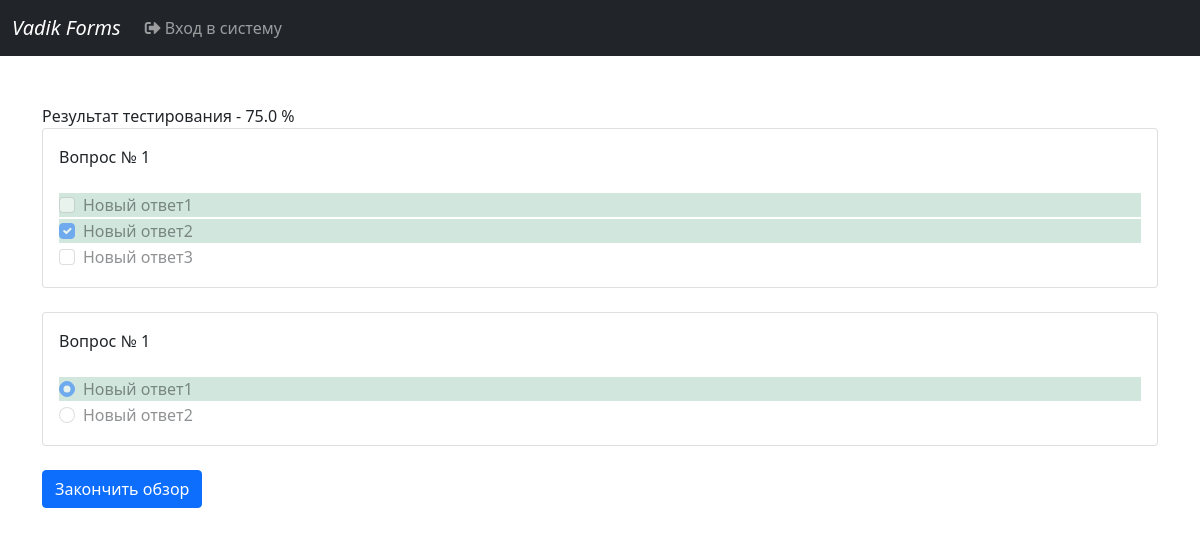
The page /training/subjects/32/test/23/result/15 on the database its author committed.
### training/models.py (models this page shows, shortened)
class ResultData(models.Model):
    learner_fio = models.CharField(max_length=255, verbose_name="Данные обучающегося")
    test_date = models.DateTimeField(verbose_name="Дата прохождения теста", auto_now_add=True)
    score = models.FloatField(verbose_name="Результат теста", blank=True, null=True)
    test = models.ForeignKey(Testing, on_delete=models.CASCADE, verbose_name="Данные по тесту")
    answers = models.CharField(max_length=255, verbose_name="Ответы", blank=True, null=True)
    class Meta:
        ordering = ('-id',)
        verbose_name = 'Результат тестирования'
        verbose_name_plural = 'Результаты тестирования'

### testing/models.py (models this page shows, shortened)
class Question(models.Model):
    question = models.TextField(verbose_name="Вопрос")
    date_added = models.DateTimeField(verbose_name="Дата создания", auto_now_add=True)
    test = models.ForeignKey(Testing, on_delete=models.CASCADE, verbose_name="Тест")
    has_multiple_choice = models.BooleanField(verbose_name="Имеет несколько ответов")
    class Meta:
        ordering = ('id',)
        verbose_name = 'Вопрос'
        verbose_name_plural = 'Вопросы'

class Answer(models.Model):
    answer = models.TextField(verbose_name="Ответ")
    question = models.ForeignKey(Question, on_delete=models.CASCADE, verbose_name="Вопрос")
    is_true = models.BooleanField(verbose_name="Является верным")
    weight = models.FloatField(verbose_name="Вес ответа", blank=True, null=True)
    class Meta:
        ordering = ('id',)
        verbose_name = 'Ответ'
        verbose_name_plural = 'Ответы'

### training/views.py (the view)
# urls.py: path('subjects/<subject_id>/test/<test_id>/result', views.test_result, name='test_result'),
def test_result(request, subject_id, test_id, result_id):
    result = get_object_or_404(ResultData, pk=result_id)
    total_score = result.score
    test = result.test
    user_answers_list_str = list(result.answers.split(","))
    del user_answers_list_str[-1]
    map_object = map(int, user_answers_list_str)
    user_answers_list_int = list(map_object)
    return render(request, 'training/test_result.html',
                  {'total_score': total_score,
                   'test': test,
                   'user_answers_list': user_answers_list_int,
                   })

### training/templates/training/test_result.html (shortened to what this page needs)
{% extends 'base.html' %}
{% load static %}
{% block css %}
    <link rel="stylesheet" type="text/css" href="{% static 'testing/css/main.css' %}">
{% endblock %}
{% block content %}
    <div class="container">
        <br>
        Результат тестирования - {{ total_score }} %<br>
        {% for question in test.question_set.all %}
            <div class="card" style="width: 100%;">
                <div class="card-body">
                    <div class="row">
                        <div class="col-sm-12 question_text_input_div">
                            {{ question.question }}<br>
                        </div>
                    </div>
                    <br>
                    <div class="answers_div">
                        {% for answer in question.answer_set.all %}
                            {% if question.has_multiple_choice %}
                                {% if answer.is_true %}
                                    {% if answer.id in user_answers_list %}
                                        <div class="form-check" style="background-color: #d1e7dd;">
                                            <input class="form-check-input" type="checkbox" checked disabled>
                                            <label class="form-check-label">
                                                {{ answer.answer }}
                                            </label>
                                        </div>
                                    {% else %}
                                        <div class="form-check" style="background-color: #d1e7dd;">
                                            <input class="form-check-input" type="checkbox" disabled>
                                            <label class="form-check-label">
                                                {{ answer.answer }}
                                            </label>
                                        </div>
                                    {% endif %}
                                {% else %}
                                    {% if answer.id in user_answers_list %}
                                        <div class="form-check" style="background-color: #f8d7da;">
                                            <input class="form-check-input" type="checkbox" checked disabled>
                                            <label class="form-check-label">
                                                {{ answer.answer }}
                                            </label>
                                        </div>
                                    {% else %}
                                        <div class="form-check">
                                            <input class="form-check-input" type="checkbox" disabled>
                                            <label class="form-check-label">
                                                {{ answer.answer }}
                                            </label>
                                        </div>
                                    {% endif %}
                                {% endif %}
                            {% else %}
                                {% if answer.is_true %}
                                    {% if answer.id in user_answers_list %}
                                        <div class="form-check" style="background-color: #d1e7dd;">
                                            <input class="form-check-input" type="radio" checked disabled>
                                            <label class="form-check-label">
                                                {{ answer.answer }}
                                            </label>
                                        </div>
                                    {% endif %}
                                {% else %}
                                    {% if answer.id in user_answers_list %}
                                        <div class="form-check" style="background-color: #f8d7da;">
                                            <input class="form-check-input" type="radio" checked disabled>
                                            <label class="form-check-label">
                                                {{ answer.answer }}
                                            </label>
                                        </div>
                                    {% else %}
                                        <div class="form-check">
                                            <input class="form-check-input" type="radio" disabled>
                                            <label class="form-check-label">
                                                {{ answer.answer }}
                                            </label>
                                        </div>
                                    {% endif %}
                                {% endif %}
                            {% endif %}
                        {% endfor %}
                    </div>
                </div>
            </div><br>
        {% endfor %}
    <a href="{% url 'training:subject_list' %}" class="btn btn-primary">Закончить обзор</a>
    </div>
{% endblock %}

### templates/base.html (shortened to what this page needs)
<!doctype html>
<html lang="ru">
<head>
    {% load static %}
    <link href="https://cdn.jsdelivr.net/npm/bootstrap@5.0.0-beta1/dist/css/bootstrap.min.css" rel="stylesheet">
    <link rel="stylesheet" href="https://use.fontawesome.com/releases/v5.4.2/css/all.css">
    <link href="https://cdn.jsdelivr.net/npm/select2@4.1.0-beta.1/dist/css/select2.min.css" rel="stylesheet" />
    <link href="https://cdn.jsdelivr.net/npm/select2@4.1.0-beta.1/dist/css/select2.min.css" rel="stylesheet" />
    {% block css %}{% endblock %}
</head>
<body>
{% include 'testing/navs/nav.html' %}
{% block content %}{% endblock %}
</body>
</html>

### testing/templates/testing/navs/nav.html (shortened to what this page needs)
<nav class="navbar navbar-expand-lg navbar-dark bg-dark">
    <div class="container-fluid">
        <a class="navbar-brand fst-italic" href="{% url 'testing:subject_list' %}">
            Vadik Forms {{ user.last_name }}
        </a>
        <div class="collapse navbar-collapse" id="navbarSupportedContent">
            <ul class="navbar-nav me-auto mb-2 mb-lg-0">
                {% if request.user.is_authenticated %}
                    {% if request.user.is_superuser %}
                        <li class="nav-item">
                            <a class="nav-link" href="{% url 'testing:subject_list' %}">Мои предметы</a>
                        </li>
                    {% else %}
                        <li class="nav-item">
                            <a class="nav-link" href="{% url 'testing:subject_list' %}">Работа с тестами</a>
                        </li>
                    {% endif %}
                    <li class="nav-item">
                        <a class="nav-link" href="{% url 'training:subject_list' %}">Обучение</a>
                    </li>
                    <li class="nav-item">
                        <a class="nav-link" href="{% url 'training:test_all_results' %}">Результаты обучения</a>
                    </li>
                    <li class="nav-item">
                        <a class="nav-link" href="{% url 'logout' %}"><i class="fas fa-sign-out-alt"></i> Выход из системы <span class="sr-only">(current)</span></a>
                    </li>
                {% else %}
                    <li class="nav-item">
                        <a class="nav-link" href="{% url 'login' %}"><i class="fas fa-sign-out-alt"></i> Вход в систему <span class="sr-only">(current)</span></a>
                    </li>
                {% endif %}
            </ul>
        </div>
    </div>
</nav>
<br>

### rows shown on the page
ResultData: score "75.0"
Question: question "Вопрос № 1"
Answer: answer "Новый ответ1"
Answer: answer "Новый ответ2"
Answer: answer "Новый ответ3"
Question: question "Вопрос № 1"
Answer: answer "Новый ответ1"
Answer: answer "Новый ответ2"
